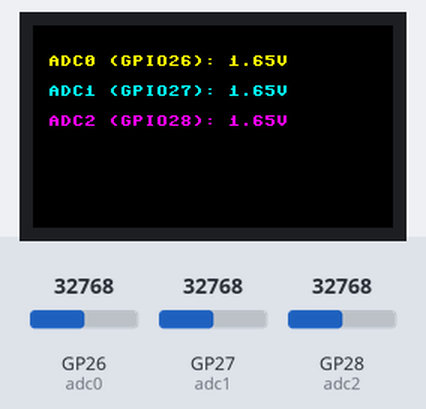
The program below on a simulated Raspberry Pi Pico running MicroPython. Shown: 240×135 colour display. The inputs (shaded band) are chosen by the test bench; at power-on: GP26 (adc0) = 32768, GP27 (adc1) = 32768, GP28 (adc2) = 32768 (analog values on the 0–65535 scale).

Above: at 1.2 s.
1.3 s: GP26 (adc0) set to 45874
At 1.8 s:
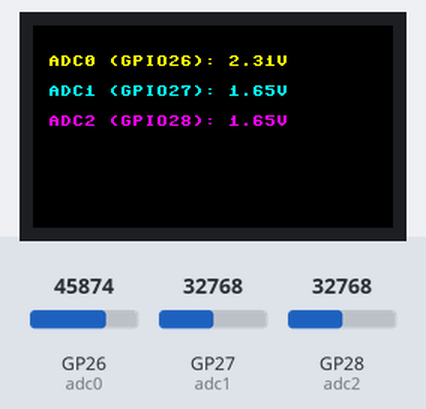
2.8 s: GP27 (adc1) set to 45874
At 3.5 s:
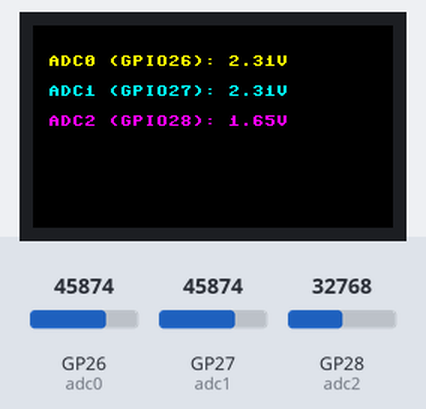
4.3 s: GP28 (adc2) set to 45874
At 5.1 s:
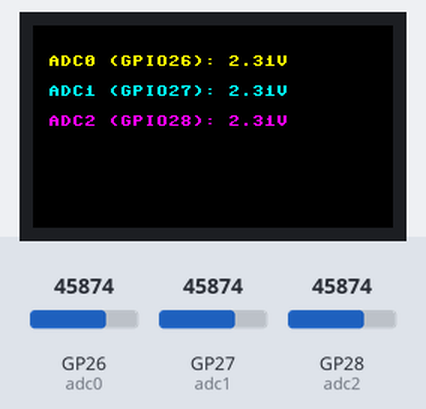
5.8 s: GP26 (adc0) set to 57670
At 6.8 s:
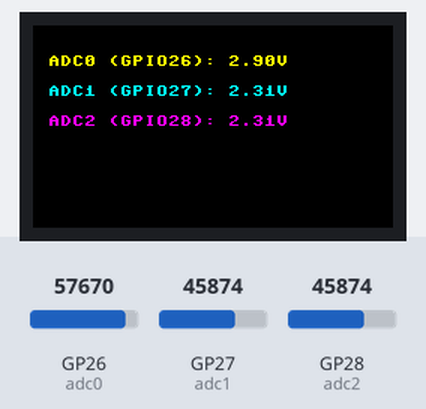
7.3 s: GP27 (adc1) set to 57670
At 8.5 s:
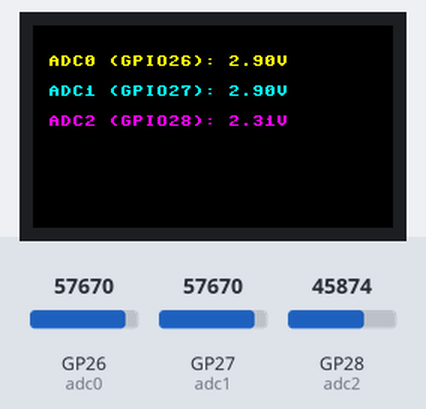
8.8 s: GP28 (adc2) set to 57670
At 10.2 s:
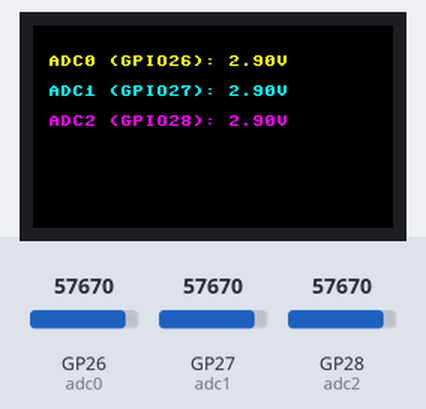
Timing chart, 0 to 11.3 s (numbered marks = the images above; inputs shaded):
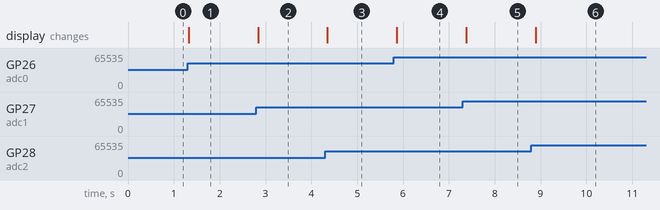

Measured:
- after the input at 1.3 s, the display: changes at once (image 1)
- after the input at 2.8 s, the display: changes at once (image 2)
- after the input at 4.3 s, the display: changes after 0.05 s (image 3)
- after the input at 5.8 s, the display: changes after 0.07 s (image 4)
- after the input at 7.3 s, the display: changes after 0.08 s (image 5)
- after the input at 8.8 s, the display: changes after 0.09 s (image 6)

The program:

adc_tester.py
```python
from machine import Pin, ADC, SPI
import time
import framebuf
import gc

BL = 13
DC = 8
RST = 12
MOSI = 11
SCK = 10
CS = 9

def colour(R,G,B):
    return (((G&0b00011100)<<3) +((B&0b11111000)>>3)<<8) + (R&0b11111000)+((G&0b11100000)>>5)

class LCD_1inch14(framebuf.FrameBuffer):
    def __init__(self):
        self.width = 240
        self.height = 135
        gc.collect()
        self.cs = Pin(CS,Pin.OUT)
        self.rst = Pin(RST,Pin.OUT)
        self.cs(1)
        self.spi = SPI(1,100000_000,polarity=0, phase=0,sck=Pin(SCK),mosi=Pin(MOSI),miso=None)
        self.dc = Pin(DC,Pin.OUT)
        self.dc(1)
        self.buffer = bytearray(self.height * self.width * 2)
        super().__init__(self.buffer, self.width, self.height, framebuf.RGB565)
        self.init_display()
    def write_cmd(self, cmd):
        self.cs(1); self.dc(0); self.cs(0)
        self.spi.write(bytearray([cmd]))
        self.cs(1)
    def write_data(self, buf):
        self.cs(1); self.dc(1); self.cs(0)
        self.spi.write(bytearray([buf]))
        self.cs(1)
    def init_display(self):
        for cmd, data in [
            (0x36, [0x70]), (0x3A, [0x05]), (0xB2, [0x0C,0x0C,0x00,0x33,0x33]),
            (0xB7, [0x35]), (0xBB, [0x19]), (0xC0, [0x2C]), (0xC2, [0x01]),
            (0xC3, [0x12]), (0xC4, [0x20]), (0xC6, [0x0F]), (0xD0, [0xA4,0xA1]),
            (0xE0, [0xD0,0x04,0x0D,0x11,0x13,0x2B,0x3F,0x54,0x4C,0x18,0x0D,0x0B,0x1F,0x23]),
            (0xE1, [0xD0,0x04,0x0C,0x11,0x13,0x2C,0x3F,0x44,0x51,0x2F,0x1F,0x1F,0x20,0x23]),
            (0x21, []), (0x11, []), (0x29, [])
        ]:
            self.write_cmd(cmd)
            for d in data: self.write_data(d)
    def show(self):
        self.write_cmd(0x2A); self.write_data(0x00); self.write_data(0x28)
        self.write_data(0x01); self.write_data(0x17)
        self.write_cmd(0x2B); self.write_data(0x00); self.write_data(0x35)
        self.write_data(0x00); self.write_data(0xBB)
        self.write_cmd(0x2C)
        self.cs(1); self.dc(1); self.cs(0)
        self.spi.write(self.buffer)
        self.cs(1)

def main():
    lcd = LCD_1inch14()
    adc0 = ADC(0)  # GPIO26
    adc1 = ADC(1)  # GPIO27
    adc2 = ADC(2)  # GPIO28
    while True:
        v0 = adc0.read_u16() * 3.3 / 65535
        v1 = adc1.read_u16() * 3.3 / 65535
        v2 = adc2.read_u16() * 3.3 / 65535
        lcd.fill(colour(0,0,0))
        lcd.text(f"ADC0 (GPIO26): {v0:.2f}V", 10, 20, colour(255,255,0))
        lcd.text(f"ADC1 (GPIO27): {v1:.2f}V", 10, 40, colour(0,255,255))
        lcd.text(f"ADC2 (GPIO28): {v2:.2f}V", 10, 60, colour(255,0,255))
        lcd.show()
        time.sleep_ms(200)

if __name__ == "__main__":
    main() 
```
